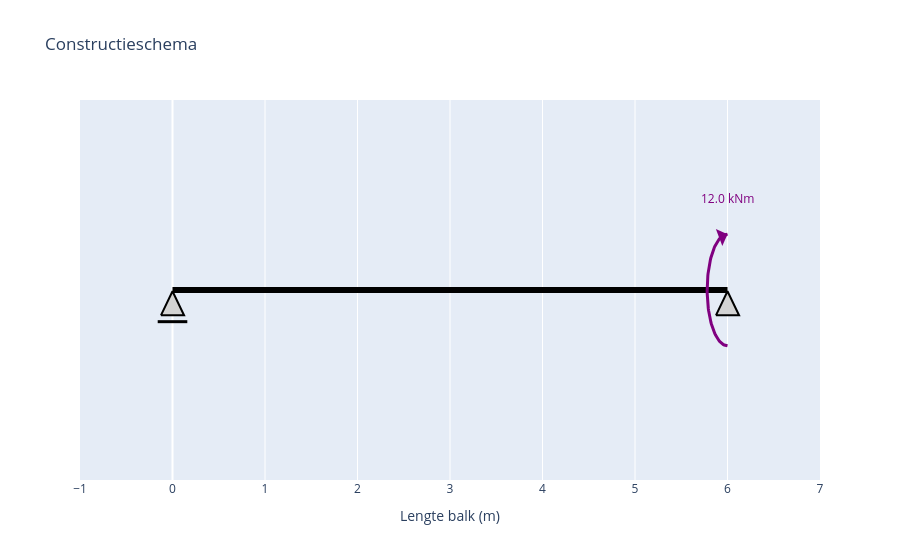

Here is the notebook cell this chart was saved with:
### Code cell
# --- toon de figuren ---
fig_schema = maak_constructieschema_plotly()
fig_schema.show()

### Figure 1 — Plotly figure (JSON) as saved in the notebook; plotly's stock layout.template omitted (floating-point values rounded to 4 significant figures)
{"data": [{"hoverinfo": "skip", "line": {"color": "black", "width": 6}, "mode": "lines", "type": "scatter", "x": [0, 6], "y": [0, 0]}, {"fill": "toself", "fillcolor": "lightgray", "hoverinfo": "skip", "line": {"color": "black", "width": 2}, "mode": "lines", "opacity": 1, "type": "scatter", "x": [-0.125, 0.125, 0, -0.125], "y": [-0.2, -0.2, -0.01, -0.2]}, {"hoverinfo": "skip", "line": {"color": "black", "width": 3}, "mode": "lines", "type": "scatter", "x": [-0.16, 0.16], "y": [-0.25, -0.25]}, {"fill": "toself", "fillcolor": "lightgray", "hoverinfo": "skip", "line": {"color": "black", "width": 2}, "mode": "lines", "opacity": 1, "type": "scatter", "x": [5.875, 6.125, 6, 5.875], "y": [-0.2, -0.2, -0.01, -0.2]}, {"hoverinfo": "skip", "line": {"color": "purple", "width": 3}, "mode": "lines", "type": "scatter", "x": [6, 5.991, 5.983, 5.974, 5.965, 5.957, 5.948, 5.94, 5.931, 5.923, 5.915, 5.907, 5.899, 5.891, 5.884, 5.876, 5.869, 5.862, 5.856, 5.849, 5.843, 5.837, 5.831, 5.826, 5.82, 5.816, 5.811, 5.807, 5.803, 5.799, 5.796, 5.792, 5.79, 5.787, 5.785, 5.784, 5.782, 5.781, 5.78, 5.78, 5.78, 5.78, 5.781, 5.782, 5.784, 5.785, 5.787, 5.79, 5.792, 5.796, 5.799, 5.803, 5.807, 5.811, 5.816, 5.82, 5.826, 5.831, 5.837, 5.843, 5.849, 5.856, 5.862, 5.869, 5.876, 5.884, 5.891, 5.899, 5.907, 5.915, 5.923, 5.931, 5.94, 5.948, 5.957, 5.965, 5.974, 5.983, 5.991, 6], "y": [-0.44, -0.4397, -0.4386, -0.4369, -0.4344, -0.4313, -0.4275, -0.4231, -0.4179, -0.4121, -0.4057, -0.3986, -0.3908, -0.3825, -0.3736, -0.364, -0.3539, -0.3432, -0.332, -0.3203, -0.308, -0.2953, -0.2821, -0.2684, -0.2544, -0.2399, -0.225, -0.2098, -0.1943, -0.1784, -0.1623, -0.1459, -0.1293, -0.1125, -0.09547, -0.07832, -0.06104, -0.04367, -0.02623, -0.008748, 0.008748, 0.02623, 0.04367, 0.06104, 0.07832, 0.09547, 0.1125, 0.1293, 0.1459, 0.1623, 0.1784, 0.1943, 0.2098, 0.225, 0.2399, 0.2544, 0.2684, 0.2821, 0.2953, 0.308, 0.3203, 0.332, 0.3432, 0.3539, 0.364, 0.3736, 0.3825, 0.3908, 0.3986, 0.4057, 0.4121, 0.4179, 0.4231, 0.4275, 0.4313, 0.4344, 0.4369, 0.4386, 0.4397, 0.44]}], "layout": {"annotations": [{"arrowcolor": "purple", "arrowhead": 1, "arrowsize": 1, "arrowwidth": 3, "ax": 5.94, "axref": "x", "ay": 0.4231, "ayref": "y", "showarrow": true, "text": "", "x": 6, "xref": "x", "y": 0.44, "yref": "y"}, {"font": {"color": "purple"}, "showarrow": false, "text": "12.0 kNm", "x": 6, "y": 0.72}], "autosize": true, "showlegend": false, "title": {"text": "Constructieschema"}, "xaxis": {"autorange": false, "dtick": 1, "range": [-1, 7], "title": {"text": "Lengte balk (m)"}, "type": "linear"}, "yaxis": {"autorange": false, "range": [-1.5, 1.5], "showgrid": false, "showticklabels": false, "title": {}, "type": "linear", "zeroline": false}}}
